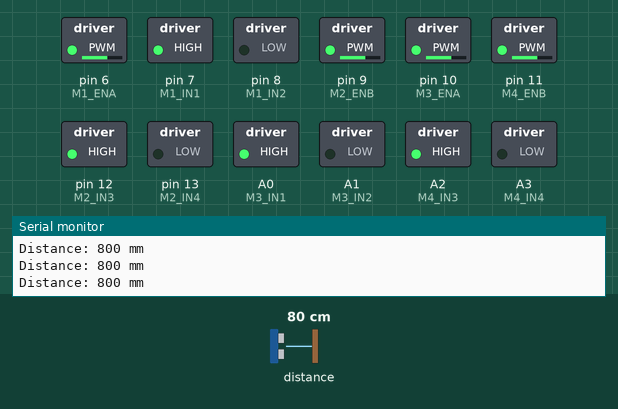
A sketch run on a simulated Arduino Uno, built with avr-gcc and run on an emulated ATmega328P. Parts: switched loads named in the sketch (green lamp = pin HIGH), the last lines printed to the serial monitor. Dashed ring = blinking. The inputs (shaded band) are chosen by the test bench; at power-on: distance to the obstacle 80 cm.

Above: at 2.2 s.
2.3 s: distance to the obstacle set to 20 cm
3.8 s: distance to the obstacle set to 16 cm
At 4.12 s:
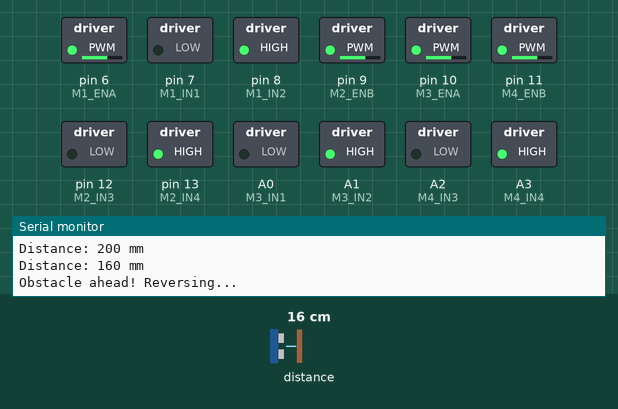
At 4.7 s:
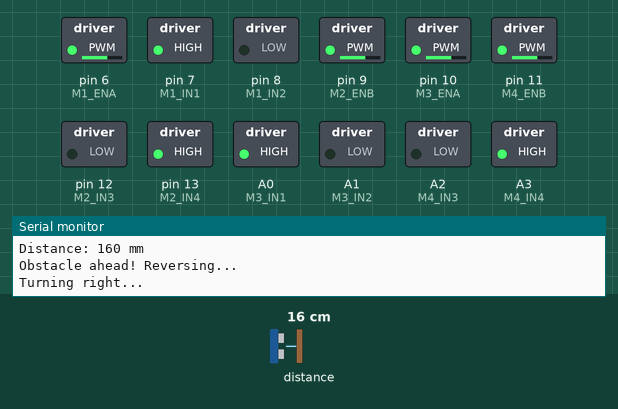
Timing chart, 0 to 12.8 s (numbered marks = the images above; inputs shaded):
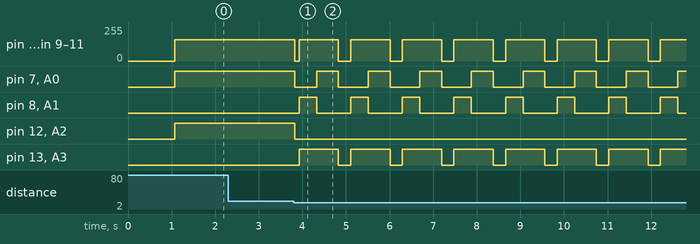

The sketch:

Robot_Simple.ino
```cpp
#include <Arduino.h>
#include <stdint.h>
#include <Wire.h>
#include <VL53L0X.h>

// Fallback pin definitions for static analyzers
#ifndef A0
  #define A0 14
  #define A1 15
  #define A2 16
  #define A3 17
#endif

// ================= HARDWARE PIN DEFINITIONS =================
// --- L298N Motor Driver A (Motors 1 & 2) ---
const uint8_t M1_ENA   = 6;  // Motor 1 Speed (Hardware PWM)
const uint8_t M1_IN1   = 7;  // Motor 1 Direction A
const uint8_t M1_IN2   = 8;  // Motor 1 Direction B
const uint8_t M2_ENB   = 9;  // Motor 2 Speed (Hardware PWM)
const uint8_t M2_IN3   = 12; // Motor 2 Direction A
const uint8_t M2_IN4   = 13; // Motor 2 Direction B

// --- L298N Motor Driver B (Motors 3 & 4) ---
const uint8_t M3_ENA   = 10; // Motor 3 Speed (Hardware PWM)
const uint8_t M3_IN1   = A0; // Motor 3 Direction A
const uint8_t M3_IN2   = A1; // Motor 3 Direction B
const uint8_t M4_ENB   = 11; // Motor 4 Speed (Hardware PWM)
const uint8_t M4_IN3   = A2; // Motor 4 Direction A
const uint8_t M4_IN4   = A3; // Motor 4 Direction B

// Speeds (0-255)
const uint8_t DRIVE_SPEED = 160;
const uint8_t TURN_SPEED  = 160;
const uint16_t STOP_DIST  = 180; // Obstacle distance threshold in mm

VL53L0X sensor;
bool sensorReady = false;

int lastM1 = -9999;
int lastM2 = -9999;
int lastM3 = -9999;
int lastM4 = -9999;

void setMotor(uint8_t pwmPin, uint8_t in1, uint8_t in2, int speed) {
  speed = constrain(speed, -255, 255);
  if (speed > 0) {
    digitalWrite(in1, HIGH);
    digitalWrite(in2, LOW);
    analogWrite(pwmPin, speed);
  } else if (speed < 0) {
    digitalWrite(in1, LOW);
    digitalWrite(in2, HIGH);
    analogWrite(pwmPin, -speed);
  } else {
    digitalWrite(in1, LOW);
    digitalWrite(in2, LOW);
    analogWrite(pwmPin, 0);
  }
}

void setWheels(int m1, int m2, int m3, int m4) {
  if (m1 == lastM1 && m2 == lastM2 && m3 == lastM3 && m4 == lastM4) {
    return;
  }
  lastM1 = m1;
  lastM2 = m2;
  lastM3 = m3;
  lastM4 = m4;

  setMotor(M1_ENA, M1_IN1, M1_IN2, m1);
  setMotor(M2_ENB, M2_IN3, M2_IN4, m2);
  setMotor(M3_ENA, M3_IN1, M3_IN2, m3);
  setMotor(M4_ENB, M4_IN3, M4_IN4, m4);
}

void stopMotors() {
  setWheels(0, 0, 0, 0);
}

void driveForward(int speed) {
  setWheels(speed, speed, speed, speed);
}

void driveBackward(int speed) {
  setWheels(-speed, -speed, -speed, -speed);
}

void turnRight(int speed) {
  setWheels(speed, -speed, speed, -speed);
}

void turnLeft(int speed) {
  setWheels(-speed, speed, -speed, speed);
}

void setup() {
  Serial.begin(9600);
  Wire.begin();
  Wire.setClock(400000);
#if defined(WIRE_HAS_TIMEOUT)
  Wire.setWireTimeout(3000, true);
#endif
  delay(1000);

  Serial.println(F("--- Simple Trial Rover Starting ---"));

  // Configure Direct Motor Pins
  pinMode(M1_ENA, OUTPUT);
  pinMode(M1_IN1, OUTPUT);
  pinMode(M1_IN2, OUTPUT);

  pinMode(M2_ENB, OUTPUT);
  pinMode(M2_IN3, OUTPUT);
  pinMode(M2_IN4, OUTPUT);

  pinMode(M3_ENA, OUTPUT);
  pinMode(M3_IN1, OUTPUT);
  pinMode(M3_IN2, OUTPUT);

  pinMode(M4_ENB, OUTPUT);
  pinMode(M4_IN3, OUTPUT);
  pinMode(M4_IN4, OUTPUT);

  stopMotors();
  Serial.println(F("[OK] Direct Motor Controller GPIOs Ready."));

  // Initialize VL53L0X
  sensor.setTimeout(80);
  if (sensor.init()) {
    sensorReady = true;
    sensor.startContinuous();
    Serial.println(F("[OK] VL53L0X Online"));
  } else {
    Serial.println(F("[WARN] VL53L0X Not Found. Will drive forward blindly!"));
  }
}

void loop() {
  uint16_t dist = 9999;

  if (sensorReady) {
    dist = sensor.readRangeContinuousMillimeters();
    if (sensor.timeoutOccurred() || dist == 65535) {
      dist = 9999;
    }
  }

  Serial.print(F("Distance: "));
  Serial.print(dist);
  Serial.println(F(" mm"));

  if (sensorReady && dist < STOP_DIST) {
    Serial.println(F("Obstacle ahead! Reversing..."));
    stopMotors();
    delay(100);
    driveBackward(DRIVE_SPEED);
    delay(400);

    Serial.println(F("Turning right..."));
    turnRight(TURN_SPEED);
    delay(500);

    stopMotors();
    delay(100);
  } else {
    driveForward(DRIVE_SPEED);
  }

  delay(50);
}
```

Measured:
- the behaviour switches between 18 and 17 cm on distance to the obstacle (found by bisection; images 0 and 1)
- after the input at 3.8 s, pin 6 (M1_ENA): 160/255 → 0/255 at once, then repeats every 1.2 s: 160/255 0.90 s, 0/255 0.28 s; pin 7 (M1_IN1): HIGH → LOW at once, then repeats every 1.2 s: HIGH 0.50 s, LOW 0.68 s
